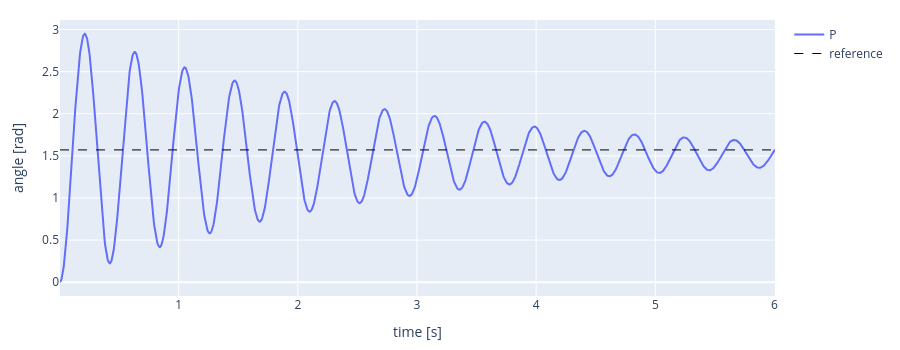
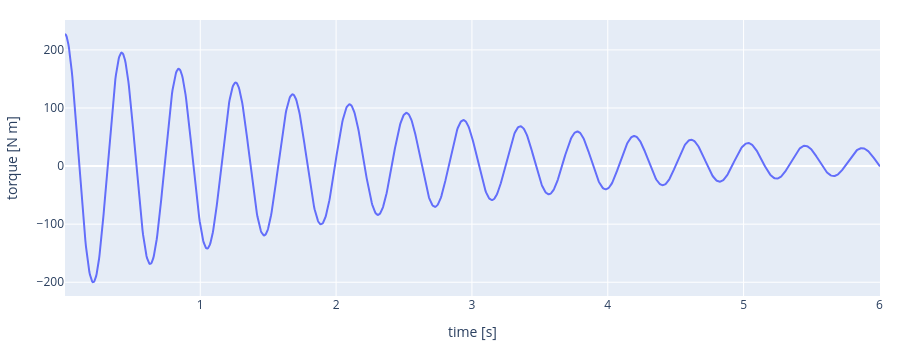

Notebook cell for these charts, in order:
### Markdown cell above
### 1.1 Proportional control

The goal is to lift the arm to the horizontal, $q_{desired} = \pi/2$. We set motor torque to be proportional to the current error:

$$\tau = K_p\,(q_{desired} - q)$$

> **T1.** Find a reasonable value for $K_p$ and implement a P control law

### Code cell
# Controller settings
q_desired = np.pi / 2    # target angle [rad]: arm horizontal
#TODO: Kp =?
Kp = 145            # proportional gain [N m per rad of error]
duration = 6.0           # how long to run [s]

# Start with the arm hanging down, at rest
ctl.reset_joints(pendulum, [motor], [0.0])

time_log, angle_log, torque_log = [], [], []
t = 0.0
while t < duration:
    # 1. SENSE: read the joint angle from the encoder
    q = p.getJointState(pendulum, motor)[0]

    # 2. CONTROL: compute the motor torque from the error
    #TODO error =?
    #TODO torque =?

    error = q_desired - q 
    torque = Kp * (error)

    # 3. ACT: send the torque to the motor, and let the simulated world move for one time step
    p.setJointMotorControl2(pendulum, motor, p.TORQUE_CONTROL, force=torque)

    
    # 4. WAIT: let one time step of real time pass, so what you see runs at real speed (comment out for faster simulation, or sleep for DT/4)
    p.stepSimulation()
    t = t + DT
    
    time.sleep(DT)

    # Logging:
    time_log.append(t)
    angle_log.append(q)
    torque_log.append(torque)

p_time, p_angle, p_torque = time_log, angle_log, torque_log   # keep this run, to compare later
ctl.plot_series(time_log, {"P": angle_log}, ylabel="angle [rad]", ref=q_desired)
ctl.plot_series(time_log, {"P": torque_log}, ylabel="torque [N m]")

### Figure 1 — Plotly figure (JSON) as saved in the notebook; plotly's stock layout.template omitted (floating-point values rounded to 4 significant figures; data arrays with more than 128 entries replaced by an {"elided": "..."} marker saying what was removed)
{"data": [{"line": {"color": "#636EFA"}, "mode": "lines", "name": "P", "type": "scatter", "x": {"elided": "1441 float values"}, "y": {"elided": "1441 float values"}}, {"line": {"color": "black", "dash": "dash", "width": 1}, "mode": "lines", "name": "reference", "type": "scatter", "x": {"elided": "1441 float values"}, "y": {"elided": "1441 float values"}}], "layout": {"height": 350, "margin": {"b": 50, "l": 60, "r": 20, "t": 20}, "title": {}, "xaxis": {"title": {"text": "time [s]"}}, "yaxis": {"title": {"text": "angle [rad]"}}}}

### Figure 2 — Plotly figure (JSON) as saved in the notebook; plotly's stock layout.template omitted (floating-point values rounded to 4 significant figures; data arrays with more than 128 entries replaced by an {"elided": "..."} marker saying what was removed)
{"data": [{"line": {"color": "#636EFA"}, "mode": "lines", "name": "P", "type": "scatter", "x": {"elided": "1441 float values"}, "y": {"elided": "1441 float values"}}], "layout": {"height": 350, "margin": {"b": 50, "l": 60, "r": 20, "t": 20}, "title": {}, "xaxis": {"title": {"text": "time [s]"}}, "yaxis": {"title": {"text": "torque [N m]"}}}}
